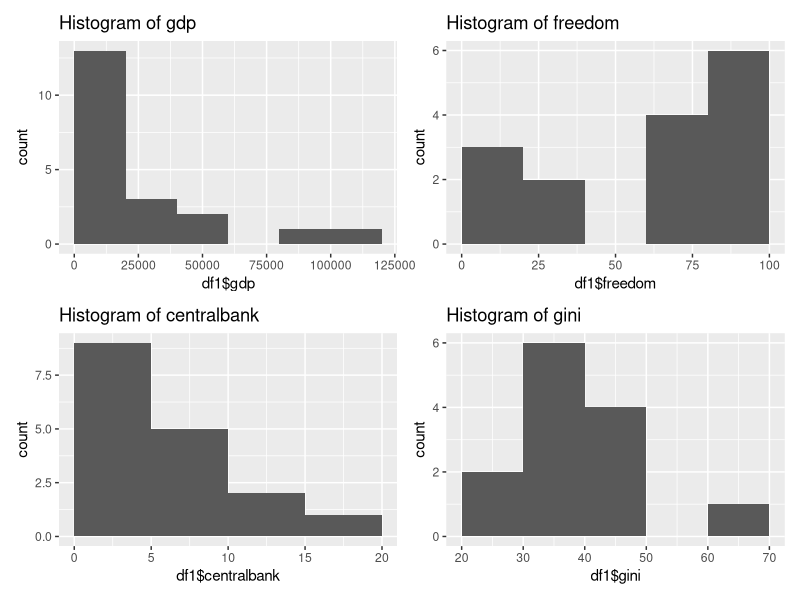
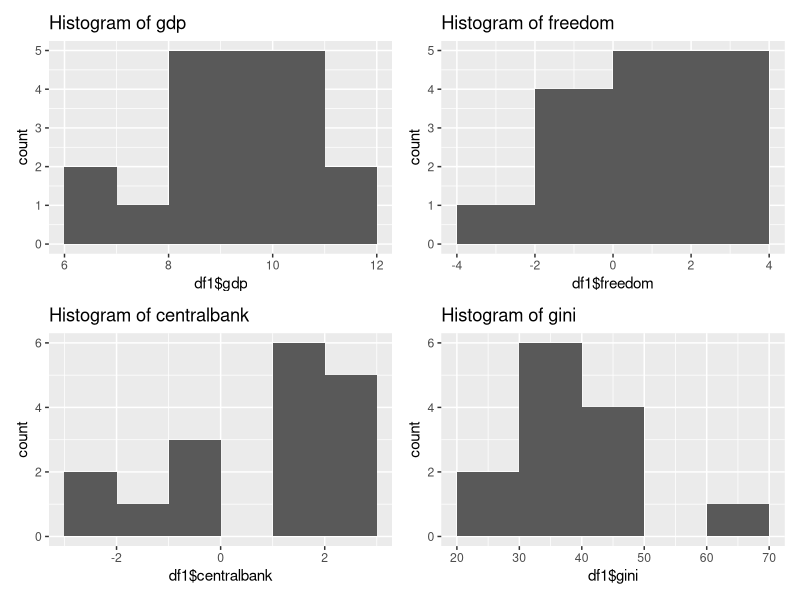

These charts were generated, in order, by the following R code:
library(tidyverse)
library(patchwork)
df1 <- read_csv("8-2data.csv")
summary(df1)

# まずはデータのヒストグラムを確認して分布の状況を確かめることで用いる手法を検討する
# baseRのヒストグラムの幅を自動的に決める関数
brx <- function(x) pretty(range(na.omit(x)), n = nclass.Sturges(na.omit(x)), min.n = 1)

gdp <- ggplot(df1) +
  geom_histogram(aes(x = df1$gdp), breaks = brx(df1$gdp)) +
  labs(title = "Histogram of gdp")
freedom <- ggplot(df1) +
  geom_histogram(
    aes(x = df1$freedom),
    breaks = brx(df1$freedom)
  ) +
  labs(title = "Histogram of freedom")
centralbank <- ggplot(df1) +
  geom_histogram(aes(x = df1$centralbank), breaks = brx(df1$centralbank)) +
  labs(title = "Histogram of centralbank")
gini <- ggplot(df1) +
  geom_histogram(aes(x = df1$gini), breaks = brx(df1$gini)) +
  labs(title = "Histogram of gini")
(gdp + freedom) / (centralbank + gini)

# gdpとcentralbankはよくある経済データの右に歪んだ分布なので自然対数に変換する
# freedomは(0,100)なので対数オッズ変換を行う
df1 <- df1 |>
  mutate(gdp = log(gdp)) |>
  mutate(freedom = log(freedom / (100 - freedom))) |>
  mutate(centralbank = log(centralbank))

gdp <- ggplot(df1) +
  geom_histogram(aes(x = df1$gdp), breaks = brx(df1$gdp)) +
  labs(title = "Histogram of gdp")
freedom <- ggplot(df1) +
  geom_histogram(aes(x = df1$freedom), breaks = brx(df1$freedom)) +
  labs(title = "Histogram of freedom")
centralbank <- ggplot(df1) +
  geom_histogram(aes(x = df1$centralbank), breaks = brx(df1$centralbank)) +
  labs(title = "Histogram of centralbank")
gini <- ggplot(df1) +
  geom_histogram(aes(x = df1$gini), breaks = brx(df1$gini)) +
  labs(title = "Histogram of gini")
(gdp + freedom) / (centralbank + gini)
